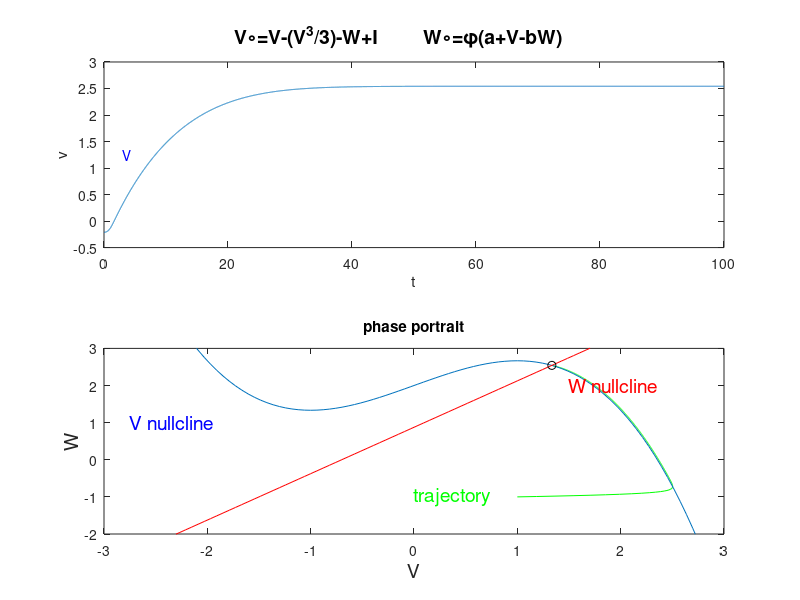

The MATLAB source for this figure:
clear all
clc
h=.01;fn=100;in=0;
t=in:h:fn;
n=((fn-in)/h);

for I=1:20
a=.7;
b=.8;
eps=.08;

X(1:n)=0;
Y(1:n)=0;
X(1) = -0.870;
Y(1) = -0.212;

for i=1:n 
    X(i+1) = X(i) + h*(X(i) - (X(i)^3 /3)- Y(i) + .1*I)  ;
    Y(i+1) = Y(i) + h*(eps*(X(i) + a - b*Y(i)));
end

u=@(x,y)    x-(x.^3/3)-y+.1*I;
v=@(x,y)    eps*(a+x-b*y);

x0=1;y0=-1;

start=[x0,y0];
delt=.05;
nstep=10000;
x=zeros(1,nstep+1);
y=x;
x(1)=start(1);
y(1)=start(2);

for n=1:nstep
    x(n+1)=x(n)+delt*u(x(n),y(n));
    y(n+1)=y(n)+delt*v(x(n),y(n));
end;
%set(gca,'white')
x1=linspace(-3,3,100);
f=inline(strcat('((x+.7)/.8)-(x-(x.^3/3)+0.1*',int2str(I),')'));
fx=fzero(f,[-5,5]);


y1=x1-(x1.^3/3)+.1*I;

y2=(x1+.7)/.8;

subplot(2,1,1), plot(t,Y)
xlabel('t');
ylabel('v');
title('V\circ=V-(V^3/3)-W+I         W\circ=\phi(a+V-bW)      ','FontSize',14)
text(3,1.25,'V','color','b')
subplot(2,1,2), plot(x,y,'g',x1,y1,x1,y2,'r',fx,(fx+.7)/.8,'ko')
title('phase portrait')
text(-2.75,1,'V nullcline','color','b','FontSize',14)
text(1.5,2,'W nullcline','color','r','FontSize',14)
text(0,-1,'trajectory','color','g','FontSize',14)
axis([-3 3 -2 3])
xlabel('V','FontSize',14);
ylabel('W','FontSize',14);
%F(I) = getframe(gca)

pause(.5)



     %h = gcf;
     %M(I) = getframe(h,[5 5 480 380]);
    %  hold off
end
        %  movie(M);
     %movie2avi(M,'fhn','fps',1)
%play and save movie
